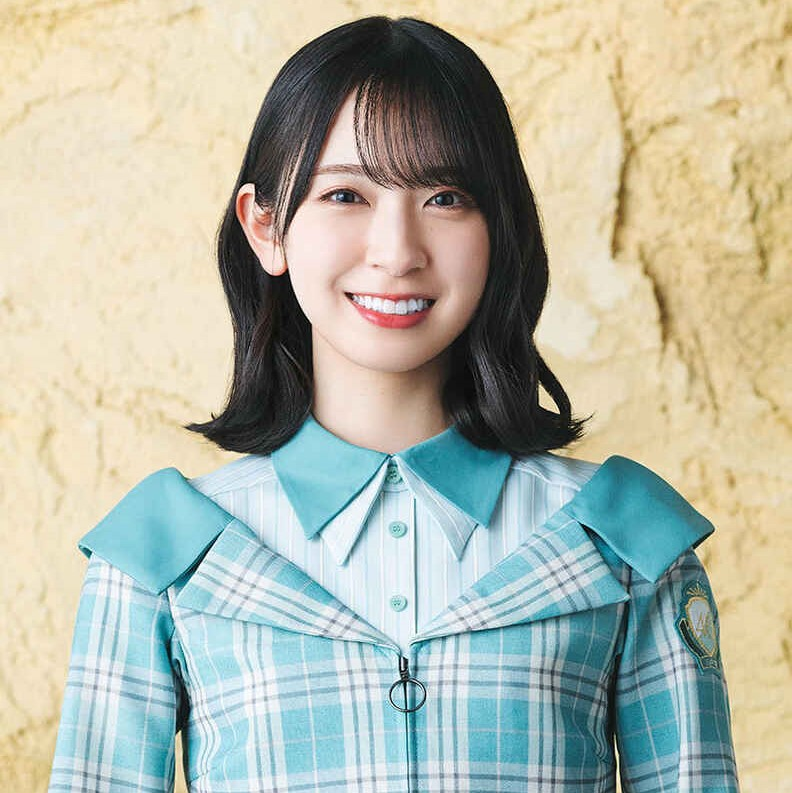
#> input picture img.jpg, 792 x 793 px
$ python ex1.py
#> lines starting #> are read from the running program, lines starting #| are printed output that depends on the picture
import cv2
import numpy as np

# Algorithm
# Brightness=0.299*R+0.587*G+0.114*B;
def Color2Gray(img):
    out=np.zeros((img.shape[0],img.shape[1]))

    for j in range(img.shape[0]):
        for i in range(img.shape[1]):
            b=img[j][i][0]
            g=img[j][i][1]
            r=img[j][i][2]
            gray=0.299*r+0.587*g+0.114*b
            out[j][i]=gray
    return out

if __name__=="__main__":
    img=cv2.imread("img.jpg",1)
#> img is the input picture: shape (793, 792, 3); mean B, G, R 168.4, 183.6, 180.1
    outimg=Color2Gray(img)
#> after the loop in Color2Gray, `for j in range(img.shape[0]):`:
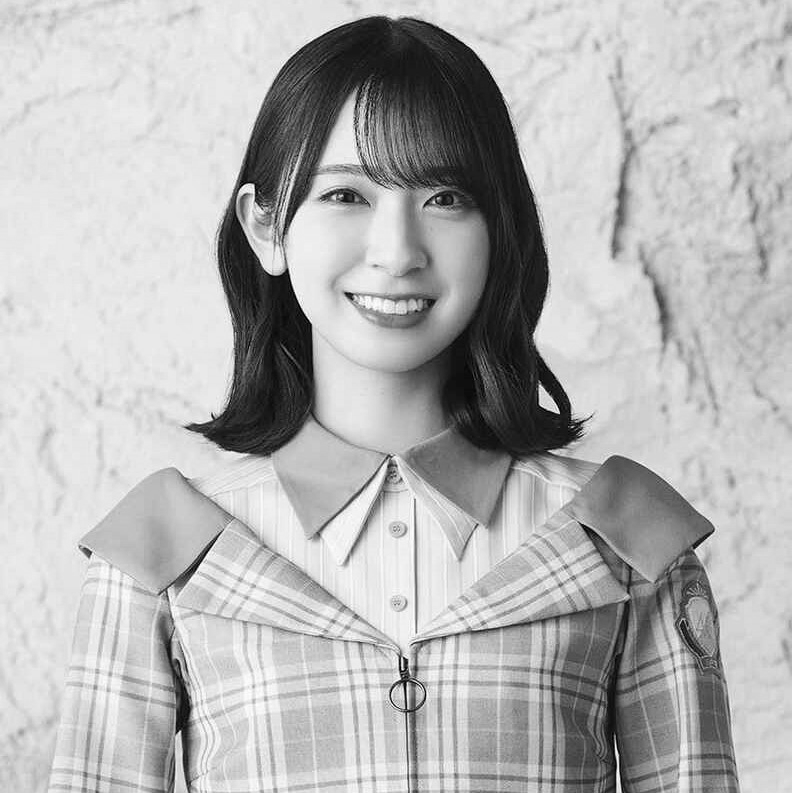
#> out: shape (793, 792) float64; min 0, max 255, mean 180.8

    cv2.imwrite("./img-ex1.jpg",outimg)
